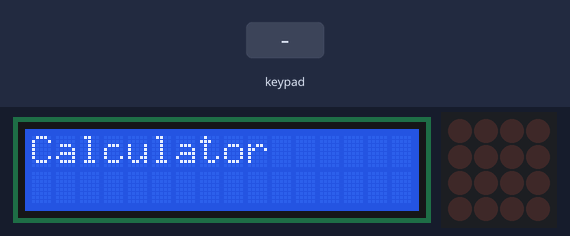
Recording of a sketch running on a simulated Arduino Uno, built with avr-gcc and run on an emulated ATmega328P. Shown: 16×2 character LCD, 4×4 LED matrix. Inputs (shaded band) come from the test bench. What the sketch prints to the serial monitor is not drawn.

Above: at 7.4 s.
9.6 s: keypad keys 1 2 A pressed 0.4 s apart
At 11.5 s:
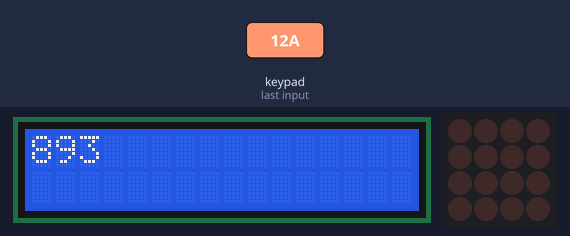
12.3 s: key '7' pressed
At 13.7 s:
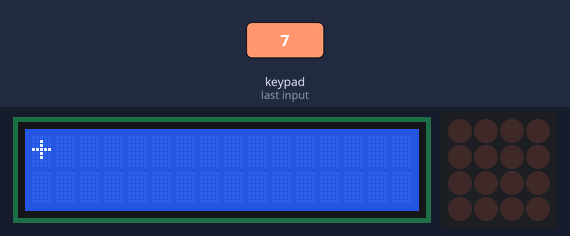
14.0 s: key 'B' pressed
At 14.15 s:
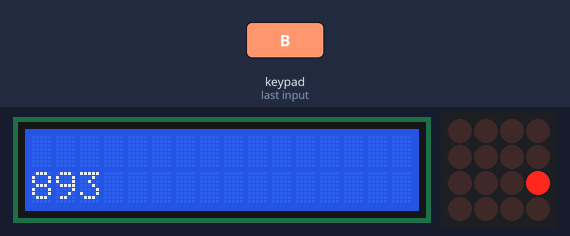
15.7 s: keypad keys 2 5 D pressed 0.4 s apart
At 15.86 s:
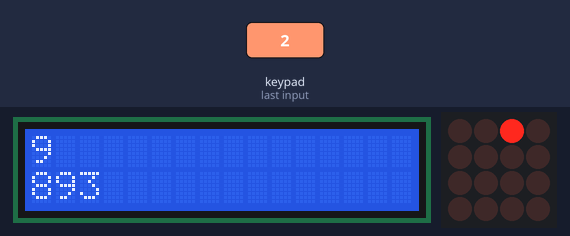
18.4 s: key '0' pressed
At 18.54 s:
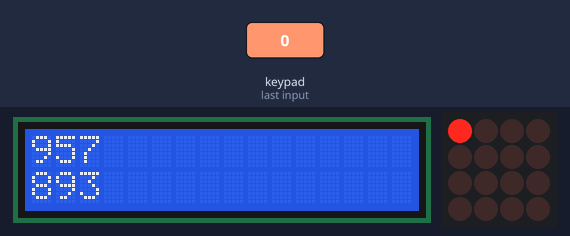
20.1 s: key '3' pressed
At 20.25 s:
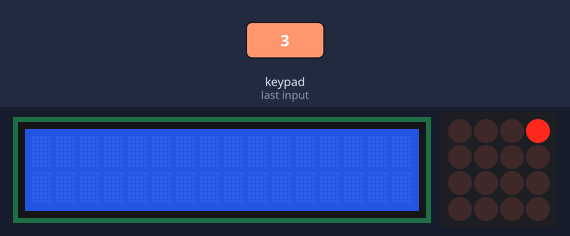

Measured:
- after the input at 9.6 s, the display: first changes after 0.06 s (image 1 shows a later state)
- after the input at 12.3 s, the display: first changes after 0.05 s (image 2 shows a later state)
- after the input at 14.0 s, the display: changes after 0.06 s (image 3)
- after the input at 15.7 s, the display: changes after 0.06 s (image 4)
- after the input at 18.4 s, the display: changes after 0.05 s (image 5)
- after the input at 20.1 s, the display: changes after 0.06 s (image 6)
- what the display in image 0 shows lasts 1.0 s, from 7.3 s to 8.3 s

The sketch:

calculator.ino
```cpp
#include <Wire.h>
#include <LiquidCrystal.h>
#include "Adafruit_Trellis.h"

// Initialize lcd
LiquidCrystal lcd(12, 11, 5, 4, 3, 2);

// I have no idea
#define MOMENTARY 0
#define LATCHING 1
// set the mode here
#define MODE LATCHING

// Instantiate the object Adafruit_Trellis() with variable matrix 0
Adafruit_Trellis matrix0 = Adafruit_Trellis();

// Create a variable "trellis" of type Adafruit_TrellisSet & set it to &matrix0 (Adafruit_Trellis();)
Adafruit_TrellisSet trellis =  Adafruit_TrellisSet(&matrix0);

// variable saying that i only have 1 trellis board
#define NUMTRELLIS 1

// variable saying how many keys i have in the trellis board
#define numKeys (NUMTRELLIS * 16)

// define all the keys
char keys[] = {'7', '8', '9', 'C', '4', '5', '6', '+', '1', '2', '3', '-', '0', ' ', '.', '='};

// Variables needed for the calc
long totalNumber = 0, oldTotal = 0;
char lastOperation, currentOperation;

void setup()
{
  Serial.begin(9600);

  /* Start up the trellis board, i guess .begin is a function in the library that allocates
     the trellis board to a certain address on the microcontroller, in this case, hex: 70
  */
  trellis.begin(0x70);

  // Same for the liquid crystal library
  lcd.begin(16, 2);

  // Clear display to prevent clogging
  lcd.clear();

  clearTrellis();

  initialGreeting();

  lcd.print("Calculator");

  delay(1000);

  lcd.clear();

}
void clearTrellis()
{
  for (int i = 0; i < numKeys; i++)
  {
    trellis.clrLED(i);
  }
  trellis.writeDisplay();
}
void loop()
{
  delay(30);

  // Set invisible cursor
  lcd.setCursor(0, 0);

  if (trellis.readSwitches())
  {
    for (uint8_t i = 0; i < numKeys; i++)
    {
      if (trellis.justPressed(i))
      {
        delay(30);
        valueForKey(i);
        trellis.setLED(i);
        trellis.writeDisplay();
        delay(200);
        trellis.clrLED(i);
        trellis.writeDisplay();
      }
    }
  }
}

void clearStuff() {
  totalNumber = 0;
  oldTotal = 0;
  lcd.clear();
}


// make another function that check which is pressed
// set lcd print & do operations here
void valueForKey(int i) {
  switch (keys[i]) {
    case '9':
      if (lastOperation == '=') {
        clearStuff();
        lastOperation ='n';
      }
      totalNumber = ((totalNumber * 10) + 9);
      lcd.print(totalNumber);
      break;
    case '8':
      if (lastOperation == '=') {
        clearStuff();
        lastOperation ='n';
      }
      totalNumber = ((totalNumber * 10) + 8);
      lcd.print(totalNumber);
      break;
    case '7':
      if (lastOperation == '=') {
        clearStuff();
        lastOperation ='n';
      }
      totalNumber = ((totalNumber * 10) + 7);
      lcd.print(totalNumber);
      break;
    case '6':
      if (lastOperation == '=') {
        clearStuff();
        lastOperation ='n';
      }
      totalNumber = ((totalNumber * 10) + 6);
      lcd.print(totalNumber);
      totalNumber = totalNumber;
      break;
    case '5':
      if (lastOperation == '=') {
        clearStuff();
        lastOperation ='n';
      }
      totalNumber = ((totalNumber * 10) + 5);
      lcd.print(totalNumber);
      break;
    case '4':
      if (lastOperation == '=') {
        clearStuff();
        lastOperation ='n';
      }
      totalNumber = ((totalNumber * 10) + 4);
      lcd.print(totalNumber);
      break;
    case '3':
      if (lastOperation == '=') {
        clearStuff();
        lastOperation ='n';
      }
      totalNumber = ((totalNumber * 10) + 3);
      lcd.print(totalNumber);
      break;
    case '2':
      if (lastOperation == '=') {
        clearStuff();
        lastOperation ='n';
      }
      totalNumber = ((totalNumber * 10) + 2);
      lcd.print(totalNumber);
      break;
    case '1':
      if (lastOperation == '=') {
        clearStuff();
        lastOperation ='n';
      }
      totalNumber = ((totalNumber * 10) + 1);
      lcd.print(totalNumber);
      break;
    case '0':
      if (lastOperation == '=') {
        clearStuff();
        lastOperation ='n';
      }
      totalNumber = ((totalNumber * 10) + 0);
      lcd.print(totalNumber);

      break;
    case 'C':
      totalNumber = 0;
      oldTotal = 0;
      lcd.clear();
      lastOperation = 'C';
      break;


    case '+':
      if (lastOperation == '=')
      {
        lastOperation = '+';
        Serial.println(oldTotal);
        //clear number
        lcd.clear();
        lcd.setCursor(0, 1);
        lcd.print(oldTotal);
        totalNumber = 0;
      }
      else if (lastOperation == '+') {
        lastOperation = '+';
        lcd.clear();
        oldTotal = totalNumber + oldTotal;
        Serial.println(oldTotal);
        lcd.clear();
        lcd.print(0);
        totalNumber = 0;
        lcd.setCursor(0, 1);
        lcd.print(oldTotal);
      }
      else if (lastOperation == '-') {
        lastOperation = '+';
        lcd.clear();
        oldTotal = totalNumber - oldTotal;
        Serial.println(oldTotal);
        lcd.clear();
        lcd.print(oldTotal);
        totalNumber = 0;
        lcd.setCursor(0, 1);
        lcd.print(oldTotal);
      }
      else
      {
        lastOperation = '+';
        oldTotal = totalNumber;
        //clear number
        lcd.clear();
        lcd.print("+");
        totalNumber = 0;
      }
      break;

      // Problem here


    case '-':
      if (lastOperation == '=')
      {
        lastOperation = '-';
        Serial.println(oldTotal);
        //clear number
        lcd.clear();
        lcd.setCursor(0, 1);
        totalNumber = 0;
      }
      else if (lastOperation == '-') {
        lastOperation = '-';
        lcd.clear();
        oldTotal  = oldTotal - totalNumber;
        lcd.clear();
        //lcd.print(oldTotal);
        totalNumber = 0;
        lcd.setCursor(0, 1);
        lcd.print(oldTotal);
      }
      else if (lastOperation == '+') {
        lastOperation = '-';
        lcd.clear();
        oldTotal = oldTotal + totalNumber;
        Serial.println(oldTotal);
        lcd.clear();
        //lcd.print(oldTotal);
        totalNumber = 0;
        lcd.setCursor(0, 1);
        lcd.print(oldTotal);
      }
      else
      {
        lastOperation = '-';
        oldTotal = totalNumber;
        //clear number
        lcd.clear();
        lcd.print("-");
        totalNumber = 0;
      }
      break;

    case '=':
      if (lastOperation == '+')
      {
        oldTotal = totalNumber + oldTotal;
        Serial.println(oldTotal);
        lcd.clear();
        lcd.print(oldTotal);
        totalNumber = 0;
        lcd.setCursor(0, 1);
      }
      else
      {
        oldTotal  = oldTotal - totalNumber;
        lcd.clear();
        lcd.print(oldTotal);
        totalNumber = 0;
        lcd.setCursor(0, 1);
      }


      lastOperation = '=';

      break;
    default:
      // if nothing else matches, do the default
      // default is optional
      break;
  }
}

void initialGreeting()
{
  // ADDITION
  for (uint8_t i = 0; i < numKeys; i++) {
    if (i == 0 || i == 3 || i == 12 || i == 15)
    {
      //do nothing
    }
    else
    {
      trellis.setLED(i);
      trellis.writeDisplay();
      delay(50);
    }
  }
  delay(1000);
  for (uint8_t i = 0; i < numKeys; i++) {
    if (i == 0 || i == 3 || i == 12 || i == 15)
    {
      //do nothing
    }
    else
    {
      trellis.clrLED(i);
      trellis.writeDisplay();
      delay(50);
    }
  }
  // SUBTRACTION
  for (uint8_t i = 0; i < numKeys; i++) {
    if (i == 0 || i == 1 || i == 2 || i == 3 || i == 12 || i == 13 || i == 14 || i == 15)
    {
      //do nothing
    }
    else
    {
      trellis.setLED(i);
      trellis.writeDisplay();
      delay(50);
    }
  }
  delay(1000);
  for (uint8_t i = 0; i < numKeys; i++) {
    if (i == 0 || i == 1 || i == 2 || i == 3 || i == 12 || i == 13 || i == 14 || i == 15)
    {
      //do nothing
    }
    else
    {
      trellis.clrLED(i);
      trellis.writeDisplay();
      delay(50);
    }
  }
  // MULTIPLICATION
  for (uint8_t i = 0; i < numKeys; i++) {
    if (i == 0 || i == 5 || i == 10 || i == 15 || i == 3 || i == 6 || i == 9 || i == 12)
    {
      trellis.setLED(i);
      trellis.writeDisplay();
      delay(50);
    }
    else
    {
    }
  }
  delay(1000);
  for (uint8_t i = 0; i < numKeys; i++) {
    if (i == 0 || i == 5 || i == 10 || i == 15 || i == 3 || i == 6 || i == 9 || i == 12)
    {
      trellis.clrLED(i);
      trellis.writeDisplay();
      delay(50);
    }
    else
    {
    }
  }
  // DIVISION
  for (uint8_t i = 0; i < numKeys; i++) {
    if (i == 3 || i == 6 || i == 9 || i == 12)
    {
      trellis.setLED(i);
      trellis.writeDisplay();
      delay(50);
    }
    else
    {
    }
  }
  delay(1000);
  for (uint8_t i = 0; i < numKeys; i++) {
    if (i == 3 || i == 6 || i == 9 || i == 12)
    {
      trellis.clrLED(i);
      trellis.writeDisplay();
      delay(50);
    }
    else
    {
    }
  }

}
```
